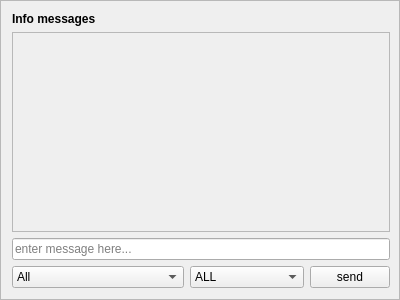
<?xml version="1.0" encoding="UTF-8"?>
<ui version="4.0">
 <class>Chat</class>
 <widget class="QFrame" name="Chat">
  <property name="geometry">
   <rect>
    <x>0</x>
    <y>0</y>
    <width>400</width>
    <height>300</height>
   </rect>
  </property>
  <property name="minimumSize">
   <size>
    <width>0</width>
    <height>300</height>
   </size>
  </property>
  <property name="windowTitle">
   <string>Form</string>
  </property>
  <property name="frameShape">
   <enum>QFrame::StyledPanel</enum>
  </property>
  <property name="frameShadow">
   <enum>QFrame::Sunken</enum>
  </property>
  <layout class="QVBoxLayout" name="verticalLayout">
   <property name="rightMargin">
    <number>9</number>
   </property>
   <item>
    <widget class="QLabel" name="label">
     <property name="styleSheet">
      <string notr="true">font-weight:bold;</string>
     </property>
     <property name="text">
      <string>Info messages</string>
     </property>
    </widget>
   </item>
   <item>
    <widget class="QScrollArea" name="scrollArea">
     <property name="frameShape">
      <enum>QFrame::StyledPanel</enum>
     </property>
     <property name="widgetResizable">
      <bool>true</bool>
     </property>
     <widget class="QWidget" name="scroll_widget">
      <property name="geometry">
       <rect>
        <x>0</x>
        <y>0</y>
        <width>378</width>
        <height>191</height>
       </rect>
      </property>
      <layout class="QVBoxLayout" name="verticalLayout_3">
       <property name="rightMargin">
        <number>9</number>
       </property>
       <item>
        <spacer name="verticalSpacer">
         <property name="orientation">
          <enum>Qt::Vertical</enum>
         </property>
         <property name="sizeHint" stdset="0">
          <size>
           <width>20</width>
           <height>0</height>
          </size>
         </property>
        </spacer>
       </item>
      </layout>
     </widget>
    </widget>
   </item>
   <item>
    <widget class="QLineEdit" name="msg_lineedit">
     <property name="placeholderText">
      <string>enter message here...</string>
     </property>
    </widget>
   </item>
   <item>
    <layout class="QHBoxLayout" name="horizontalLayout">
     <item>
      <widget class="QComboBox" name="name_combo">
       <item>
        <property name="text">
         <string>All</string>
        </property>
       </item>
      </widget>
     </item>
     <item>
      <widget class="QComboBox" name="fd_combo">
       <property name="sizePolicy">
        <sizepolicy hsizetype="Fixed" vsizetype="Fixed">
         <horstretch>0</horstretch>
         <verstretch>0</verstretch>
        </sizepolicy>
       </property>
       <item>
        <property name="text">
         <string>ALL</string>
        </property>
       </item>
       <item>
        <property name="text">
         <string>Flight Recorder</string>
        </property>
       </item>
       <item>
        <property name="text">
         <string>PprzLog</string>
        </property>
       </item>
      </widget>
     </item>
     <item>
      <widget class="QPushButton" name="send_button">
       <property name="sizePolicy">
        <sizepolicy hsizetype="Fixed" vsizetype="Fixed">
         <horstretch>0</horstretch>
         <verstretch>0</verstretch>
        </sizepolicy>
       </property>
       <property name="text">
        <string>send</string>
       </property>
      </widget>
     </item>
    </layout>
   </item>
  </layout>
 </widget>
 <resources/>
 <connections/>
</ui>
